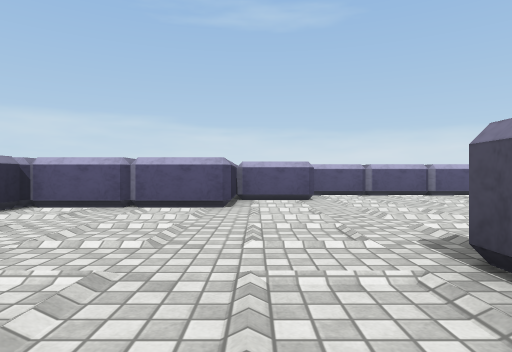
View 1 (above)

14 first-person views from a walk through a 3-D level made in the Unity game engine. The camera is 0.59 m above the floor, looks level and sees 75° across. The floor is counted in squares, 1 m on a side. Each view is taken from the middle of a square. On the plan, view 1 faces up. The plan holds only what a view shows up to about 9 squares ahead; the rest is blank. The place goes on beyond the plan. The player character is not drawn. Some surface patterns are stand-ins.

View 2
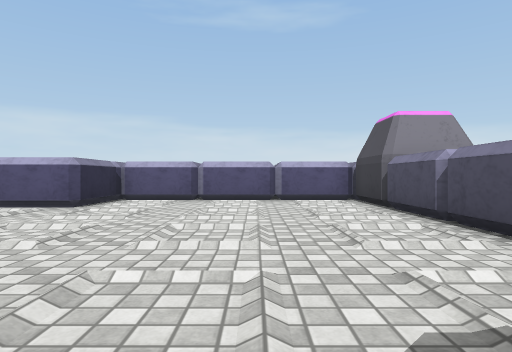

View 3
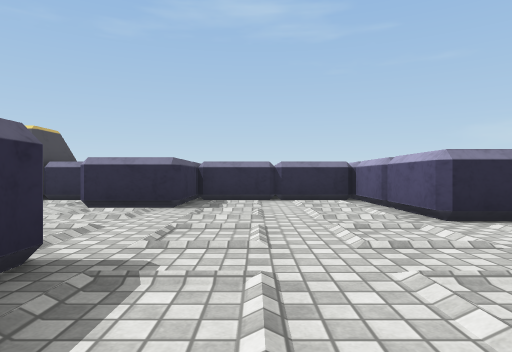

View 4
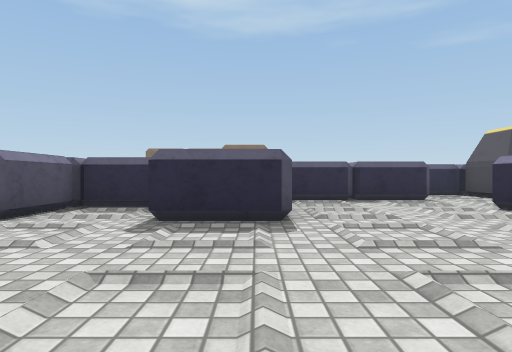

View 5
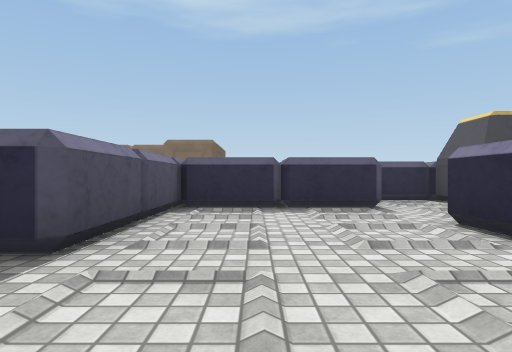

View 6
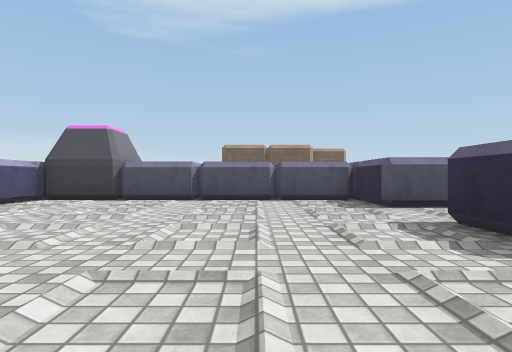

View 7
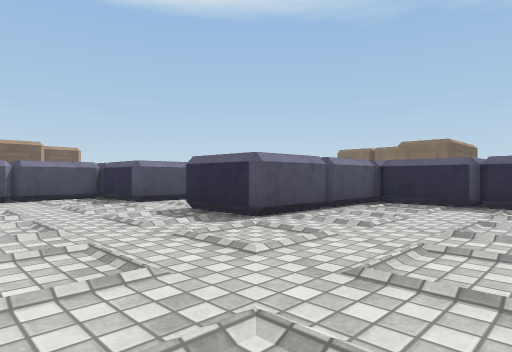

View 8
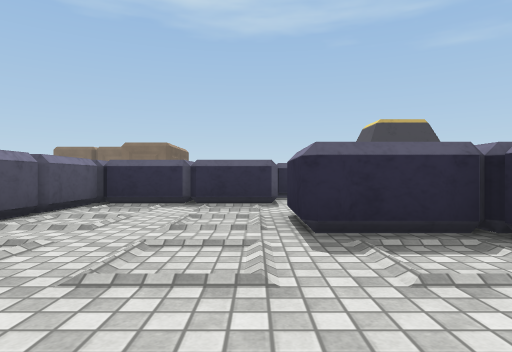

View 9
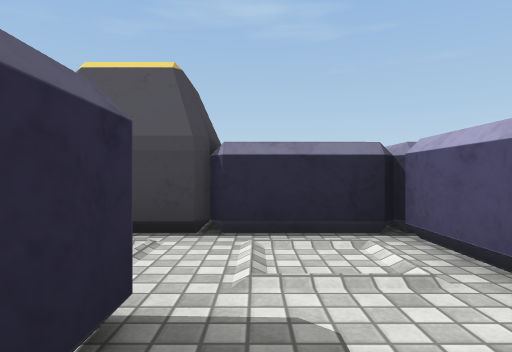

View 10
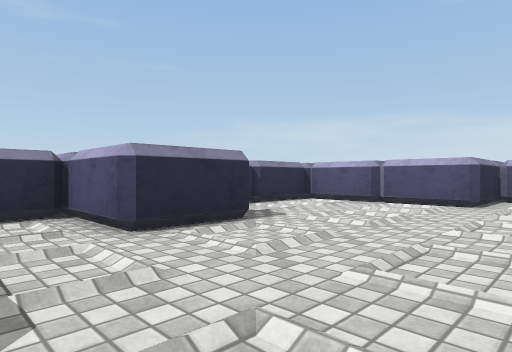

View 11
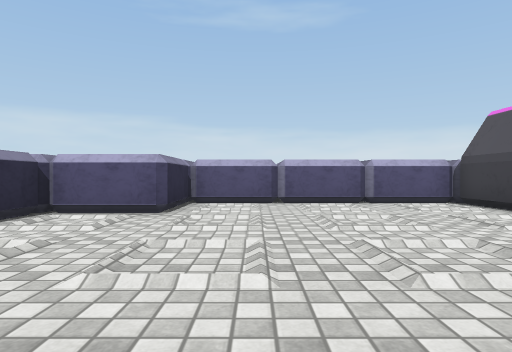

View 12
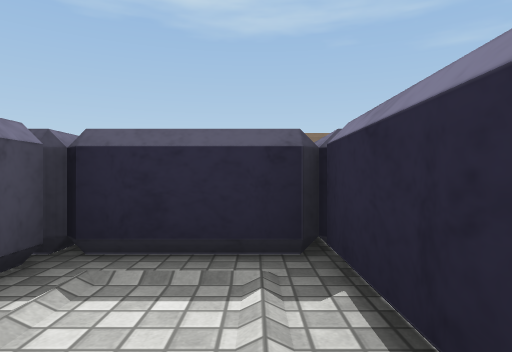

View 13
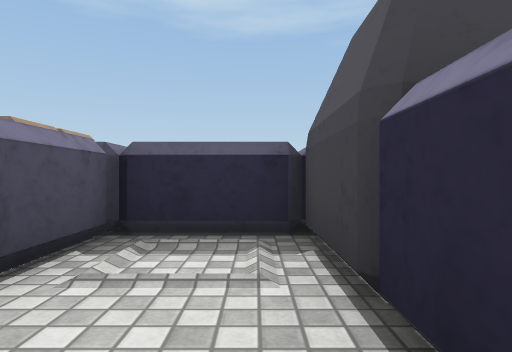

View 14
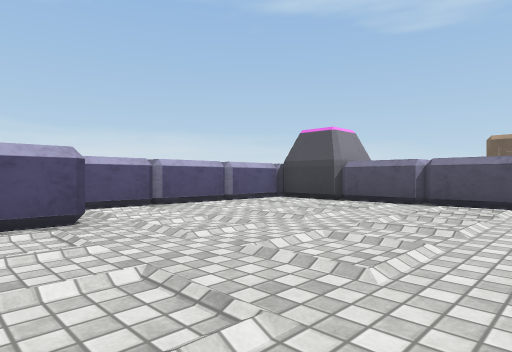

### Floor plan
Points are (right, up) in squares from view 1. A wall is a line through its corners. A room is listed if a view was taken in it or the views show most of it. See-through windows are left out.
Room 1 (views 1, 2, 3, 4, 5, 6, 7, 8, 9, 10, 11, 12, 13, 14)
walls: (1.5, 0.6) (1.5, 2.5) (3.5, 2.5) (3.5, 0.5) (5.5, 0.5) (5.5, 2.5) (7.5, 2.5) (7.5, 4.4); (7.5, 4.6) (7.5, 8.4); (3.4, 10.5) (1.5, 10.5) (1.5, 8.5) (-0.5, 8.5) (-0.5, 6.5) (-4.5, 6.5) (-4.5, 2.5) (-2.5, 2.5) (-2.5, 0.5) (-4.5, 0.5) (-4.5, -1.4); (-2.4, -1.5) (1.5, -1.5) (1.5, 0.4); (7.4, 10.5) (3.6, 10.5); (-4.4, -3.5) (-2.5, -3.5) (-2.5, -1.9)
objects: other object (-6, -3) to (-5, -2); other object (8, 9) to (9, 10)

Where each view was taken, in squares from view 1:
view 1: 0 up, 0 right, facing up
view 2: 2 up, 5 right, facing up
view 3: 4 up, 4 right, facing left
view 4: 7 up, 2 right, facing down
view 5: 5 up, 0 right, facing down
view 6: 5 up, 1 left, facing right
view 7: 6 up, 2 left, facing down-right
view 8: 6 up, 2 left, facing down
view 9: 1 down, 1 left, facing left
view 10: 1 down, 1 right, facing up-left
view 11: 3 up, 3 right, facing up
view 12: 3 up, 4 right, facing down
view 13: 0 up, 4 left, facing down
view 14: 4 up, 0 right, facing up-right
